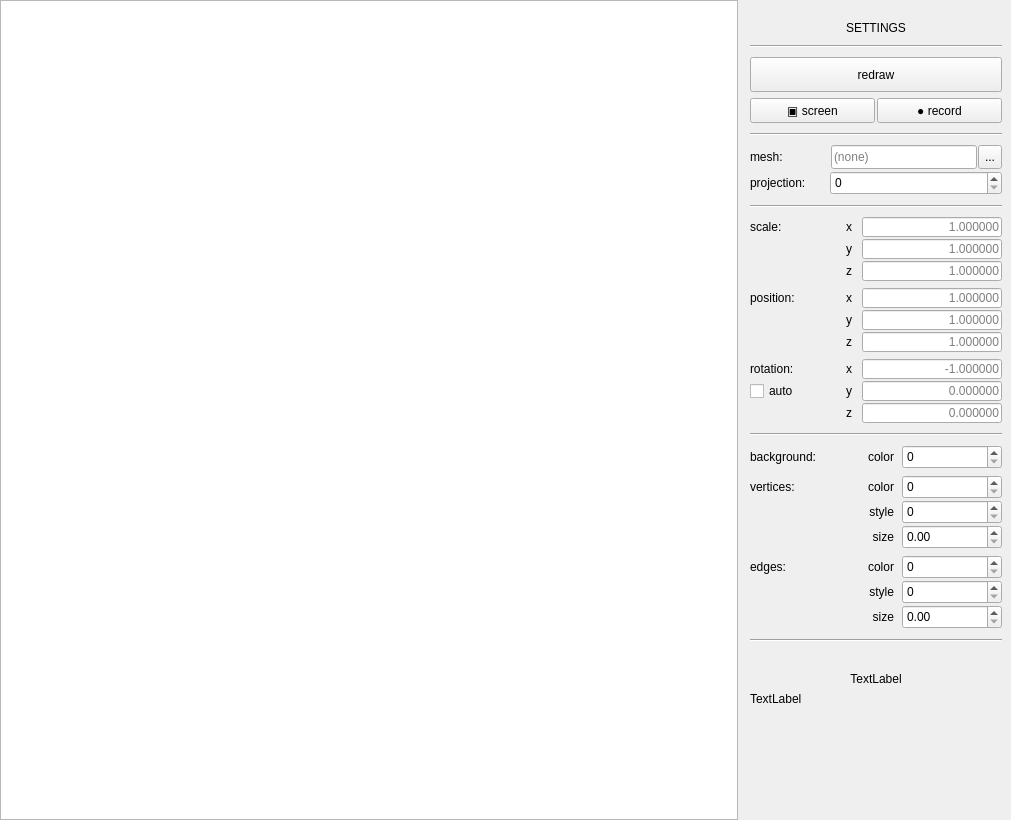
<?xml version="1.0" encoding="UTF-8"?>
<ui version="4.0">
 <class>MainWindow</class>
 <widget class="QMainWindow" name="MainWindow">
  <property name="geometry">
   <rect>
    <x>0</x>
    <y>0</y>
    <width>1011</width>
    <height>820</height>
   </rect>
  </property>
  <property name="windowTitle">
   <string>C_3DEngine</string>
  </property>
  <widget class="QWidget" name="centralwidget">
   <layout class="QHBoxLayout" name="horizontalLayout">
    <property name="leftMargin">
     <number>0</number>
    </property>
    <property name="topMargin">
     <number>0</number>
    </property>
    <property name="bottomMargin">
     <number>0</number>
    </property>
    <item>
     <layout class="QGridLayout" name="gridLayout_2"/>
    </item>
    <item>
     <widget class="QGraphicsView" name="camera">
      <property name="minimumSize">
       <size>
        <width>724</width>
        <height>0</height>
       </size>
      </property>
     </widget>
    </item>
    <item>
     <layout class="QVBoxLayout" name="verticalLayout">
      <property name="leftMargin">
       <number>6</number>
      </property>
      <item>
       <widget class="QLabel" name="settingsl">
        <property name="minimumSize">
         <size>
          <width>252</width>
          <height>35</height>
         </size>
        </property>
        <property name="maximumSize">
         <size>
          <width>250</width>
          <height>35</height>
         </size>
        </property>
        <property name="text">
         <string>SETTINGS</string>
        </property>
        <property name="alignment">
         <set>Qt::AlignBottom|Qt::AlignHCenter</set>
        </property>
       </widget>
      </item>
      <item>
       <widget class="Line" name="line">
        <property name="minimumSize">
         <size>
          <width>252</width>
          <height>10</height>
         </size>
        </property>
        <property name="maximumSize">
         <size>
          <width>252</width>
          <height>20</height>
         </size>
        </property>
        <property name="orientation">
         <enum>Qt::Horizontal</enum>
        </property>
       </widget>
      </item>
      <item>
       <widget class="QPushButton" name="redrawb">
        <property name="minimumSize">
         <size>
          <width>252</width>
          <height>35</height>
         </size>
        </property>
        <property name="maximumSize">
         <size>
          <width>252</width>
          <height>16777215</height>
         </size>
        </property>
        <property name="text">
         <string>redraw</string>
        </property>
       </widget>
      </item>
      <item>
       <layout class="QFormLayout" name="lay_buttons">
        <property name="horizontalSpacing">
         <number>2</number>
        </property>
        <item row="0" column="0">
         <widget class="QPushButton" name="screenb">
          <property name="minimumSize">
           <size>
            <width>125</width>
            <height>25</height>
           </size>
          </property>
          <property name="maximumSize">
           <size>
            <width>125</width>
            <height>25</height>
           </size>
          </property>
          <property name="text">
           <string>▣ screen</string>
          </property>
         </widget>
        </item>
        <item row="0" column="1">
         <widget class="QPushButton" name="gifb">
          <property name="minimumSize">
           <size>
            <width>125</width>
            <height>25</height>
           </size>
          </property>
          <property name="maximumSize">
           <size>
            <width>125</width>
            <height>25</height>
           </size>
          </property>
          <property name="text">
           <string>● record</string>
          </property>
          <property name="checkable">
           <bool>true</bool>
          </property>
          <property name="checked">
           <bool>false</bool>
          </property>
         </widget>
        </item>
       </layout>
      </item>
      <item>
       <widget class="Line" name="line_2">
        <property name="minimumSize">
         <size>
          <width>252</width>
          <height>10</height>
         </size>
        </property>
        <property name="maximumSize">
         <size>
          <width>252</width>
          <height>20</height>
         </size>
        </property>
        <property name="orientation">
         <enum>Qt::Horizontal</enum>
        </property>
       </widget>
      </item>
      <item>
       <layout class="QVBoxLayout" name="lay_settings">
        <property name="spacing">
         <number>2</number>
        </property>
        <item>
         <layout class="QGridLayout" name="lay_mesh">
          <property name="horizontalSpacing">
           <number>1</number>
          </property>
          <item row="0" column="0">
           <widget class="QLabel" name="meshl">
            <property name="minimumSize">
             <size>
              <width>80</width>
              <height>24</height>
             </size>
            </property>
            <property name="maximumSize">
             <size>
              <width>80</width>
              <height>24</height>
             </size>
            </property>
            <property name="text">
             <string>mesh:</string>
            </property>
           </widget>
          </item>
          <item row="0" column="2">
           <widget class="QToolButton" name="meshpathb">
            <property name="minimumSize">
             <size>
              <width>24</width>
              <height>24</height>
             </size>
            </property>
            <property name="maximumSize">
             <size>
              <width>24</width>
              <height>24</height>
             </size>
            </property>
            <property name="text">
             <string>...</string>
            </property>
           </widget>
          </item>
          <item row="0" column="1">
           <widget class="QLineEdit" name="meshpathedit">
            <property name="sizePolicy">
             <sizepolicy hsizetype="Fixed" vsizetype="Fixed">
              <horstretch>0</horstretch>
              <verstretch>0</verstretch>
             </sizepolicy>
            </property>
            <property name="minimumSize">
             <size>
              <width>146</width>
              <height>24</height>
             </size>
            </property>
            <property name="maximumSize">
             <size>
              <width>146</width>
              <height>24</height>
             </size>
            </property>
            <property name="placeholderText">
             <string>(none)</string>
            </property>
           </widget>
          </item>
         </layout>
        </item>
        <item>
         <layout class="QGridLayout" name="lay_proj">
          <property name="horizontalSpacing">
           <number>2</number>
          </property>
          <item row="0" column="1">
           <widget class="QSpinBox" name="projections">
            <property name="minimumSize">
             <size>
              <width>172</width>
              <height>24</height>
             </size>
            </property>
            <property name="maximumSize">
             <size>
              <width>172</width>
              <height>24</height>
             </size>
            </property>
           </widget>
          </item>
          <item row="0" column="0">
           <widget class="QLabel" name="projectionl">
            <property name="minimumSize">
             <size>
              <width>78</width>
              <height>24</height>
             </size>
            </property>
            <property name="maximumSize">
             <size>
              <width>78</width>
              <height>24</height>
             </size>
            </property>
            <property name="text">
             <string>projection:</string>
            </property>
           </widget>
          </item>
         </layout>
        </item>
       </layout>
      </item>
      <item>
       <widget class="Line" name="line_3">
        <property name="minimumSize">
         <size>
          <width>252</width>
          <height>10</height>
         </size>
        </property>
        <property name="maximumSize">
         <size>
          <width>252</width>
          <height>20</height>
         </size>
        </property>
        <property name="orientation">
         <enum>Qt::Horizontal</enum>
        </property>
       </widget>
      </item>
      <item>
       <layout class="QGridLayout" name="lay_scale">
        <property name="horizontalSpacing">
         <number>1</number>
        </property>
        <property name="verticalSpacing">
         <number>2</number>
        </property>
        <item row="2" column="1">
         <widget class="QLabel" name="szl">
          <property name="minimumSize">
           <size>
            <width>15</width>
            <height>20</height>
           </size>
          </property>
          <property name="maximumSize">
           <size>
            <width>15</width>
            <height>20</height>
           </size>
          </property>
          <property name="text">
           <string>z</string>
          </property>
         </widget>
        </item>
        <item row="2" column="2">
         <widget class="QLineEdit" name="szedit">
          <property name="minimumSize">
           <size>
            <width>140</width>
            <height>20</height>
           </size>
          </property>
          <property name="maximumSize">
           <size>
            <width>140</width>
            <height>20</height>
           </size>
          </property>
          <property name="alignment">
           <set>Qt::AlignRight|Qt::AlignTrailing|Qt::AlignVCenter</set>
          </property>
          <property name="placeholderText">
           <string>1.000000</string>
          </property>
         </widget>
        </item>
        <item row="0" column="1">
         <widget class="QLabel" name="sxl">
          <property name="minimumSize">
           <size>
            <width>15</width>
            <height>20</height>
           </size>
          </property>
          <property name="maximumSize">
           <size>
            <width>15</width>
            <height>20</height>
           </size>
          </property>
          <property name="text">
           <string>x</string>
          </property>
         </widget>
        </item>
        <item row="1" column="1">
         <widget class="QLabel" name="syl">
          <property name="minimumSize">
           <size>
            <width>15</width>
            <height>20</height>
           </size>
          </property>
          <property name="maximumSize">
           <size>
            <width>15</width>
            <height>20</height>
           </size>
          </property>
          <property name="text">
           <string>y</string>
          </property>
         </widget>
        </item>
        <item row="0" column="0">
         <widget class="QLabel" name="scalel">
          <property name="minimumSize">
           <size>
            <width>95</width>
            <height>20</height>
           </size>
          </property>
          <property name="maximumSize">
           <size>
            <width>95</width>
            <height>20</height>
           </size>
          </property>
          <property name="text">
           <string>scale: </string>
          </property>
         </widget>
        </item>
        <item row="1" column="2">
         <widget class="QLineEdit" name="syedit">
          <property name="minimumSize">
           <size>
            <width>140</width>
            <height>20</height>
           </size>
          </property>
          <property name="maximumSize">
           <size>
            <width>140</width>
            <height>20</height>
           </size>
          </property>
          <property name="alignment">
           <set>Qt::AlignRight|Qt::AlignTrailing|Qt::AlignVCenter</set>
          </property>
          <property name="placeholderText">
           <string>1.000000</string>
          </property>
         </widget>
        </item>
        <item row="0" column="2">
         <widget class="QLineEdit" name="sxedit">
          <property name="minimumSize">
           <size>
            <width>140</width>
            <height>20</height>
           </size>
          </property>
          <property name="maximumSize">
           <size>
            <width>140</width>
            <height>20</height>
           </size>
          </property>
          <property name="alignment">
           <set>Qt::AlignRight|Qt::AlignTrailing|Qt::AlignVCenter</set>
          </property>
          <property name="placeholderText">
           <string>1.000000</string>
          </property>
         </widget>
        </item>
       </layout>
      </item>
      <item>
       <spacer name="verticalSpacer_2">
        <property name="orientation">
         <enum>Qt::Vertical</enum>
        </property>
        <property name="sizeType">
         <enum>QSizePolicy::Fixed</enum>
        </property>
        <property name="sizeHint" stdset="0">
         <size>
          <width>20</width>
          <height>1</height>
         </size>
        </property>
       </spacer>
      </item>
      <item>
       <layout class="QGridLayout" name="lay_pos">
        <property name="horizontalSpacing">
         <number>1</number>
        </property>
        <property name="verticalSpacing">
         <number>2</number>
        </property>
        <item row="2" column="1">
         <widget class="QLabel" name="pzl">
          <property name="minimumSize">
           <size>
            <width>15</width>
            <height>20</height>
           </size>
          </property>
          <property name="maximumSize">
           <size>
            <width>15</width>
            <height>20</height>
           </size>
          </property>
          <property name="text">
           <string>z </string>
          </property>
         </widget>
        </item>
        <item row="1" column="1">
         <widget class="QLabel" name="pyl">
          <property name="minimumSize">
           <size>
            <width>15</width>
            <height>20</height>
           </size>
          </property>
          <property name="maximumSize">
           <size>
            <width>15</width>
            <height>20</height>
           </size>
          </property>
          <property name="text">
           <string>y </string>
          </property>
         </widget>
        </item>
        <item row="1" column="2">
         <widget class="QLineEdit" name="pyedit">
          <property name="minimumSize">
           <size>
            <width>140</width>
            <height>20</height>
           </size>
          </property>
          <property name="maximumSize">
           <size>
            <width>140</width>
            <height>20</height>
           </size>
          </property>
          <property name="alignment">
           <set>Qt::AlignRight|Qt::AlignTrailing|Qt::AlignVCenter</set>
          </property>
          <property name="placeholderText">
           <string>1.000000</string>
          </property>
         </widget>
        </item>
        <item row="0" column="2">
         <widget class="QLineEdit" name="pxedit">
          <property name="minimumSize">
           <size>
            <width>140</width>
            <height>20</height>
           </size>
          </property>
          <property name="maximumSize">
           <size>
            <width>140</width>
            <height>20</height>
           </size>
          </property>
          <property name="alignment">
           <set>Qt::AlignRight|Qt::AlignTrailing|Qt::AlignVCenter</set>
          </property>
          <property name="placeholderText">
           <string>1.000000</string>
          </property>
         </widget>
        </item>
        <item row="0" column="0">
         <widget class="QLabel" name="positionl">
          <property name="sizePolicy">
           <sizepolicy hsizetype="Preferred" vsizetype="Preferred">
            <horstretch>100</horstretch>
            <verstretch>20</verstretch>
           </sizepolicy>
          </property>
          <property name="minimumSize">
           <size>
            <width>95</width>
            <height>20</height>
           </size>
          </property>
          <property name="maximumSize">
           <size>
            <width>95</width>
            <height>20</height>
           </size>
          </property>
          <property name="text">
           <string>position: </string>
          </property>
         </widget>
        </item>
        <item row="2" column="2">
         <widget class="QLineEdit" name="pzedit">
          <property name="minimumSize">
           <size>
            <width>140</width>
            <height>20</height>
           </size>
          </property>
          <property name="maximumSize">
           <size>
            <width>140</width>
            <height>20</height>
           </size>
          </property>
          <property name="alignment">
           <set>Qt::AlignRight|Qt::AlignTrailing|Qt::AlignVCenter</set>
          </property>
          <property name="placeholderText">
           <string>1.000000</string>
          </property>
         </widget>
        </item>
        <item row="0" column="1">
         <widget class="QLabel" name="pxl">
          <property name="minimumSize">
           <size>
            <width>15</width>
            <height>20</height>
           </size>
          </property>
          <property name="maximumSize">
           <size>
            <width>15</width>
            <height>20</height>
           </size>
          </property>
          <property name="text">
           <string>x</string>
          </property>
         </widget>
        </item>
       </layout>
      </item>
      <item>
       <spacer name="verticalSpacer_3">
        <property name="orientation">
         <enum>Qt::Vertical</enum>
        </property>
        <property name="sizeType">
         <enum>QSizePolicy::Fixed</enum>
        </property>
        <property name="sizeHint" stdset="0">
         <size>
          <width>20</width>
          <height>1</height>
         </size>
        </property>
       </spacer>
      </item>
      <item>
       <layout class="QGridLayout" name="lay_rotate">
        <property name="horizontalSpacing">
         <number>1</number>
        </property>
        <property name="verticalSpacing">
         <number>2</number>
        </property>
        <item row="1" column="1">
         <widget class="QLabel" name="ryl">
          <property name="minimumSize">
           <size>
            <width>15</width>
            <height>20</height>
           </size>
          </property>
          <property name="maximumSize">
           <size>
            <width>15</width>
            <height>20</height>
           </size>
          </property>
          <property name="text">
           <string>y </string>
          </property>
         </widget>
        </item>
        <item row="0" column="0">
         <widget class="QLabel" name="rotationl">
          <property name="minimumSize">
           <size>
            <width>95</width>
            <height>20</height>
           </size>
          </property>
          <property name="maximumSize">
           <size>
            <width>95</width>
            <height>20</height>
           </size>
          </property>
          <property name="text">
           <string>rotation: </string>
          </property>
         </widget>
        </item>
        <item row="0" column="1">
         <widget class="QLabel" name="rxl">
          <property name="minimumSize">
           <size>
            <width>15</width>
            <height>20</height>
           </size>
          </property>
          <property name="maximumSize">
           <size>
            <width>15</width>
            <height>20</height>
           </size>
          </property>
          <property name="text">
           <string>x </string>
          </property>
         </widget>
        </item>
        <item row="0" column="2">
         <widget class="QLineEdit" name="rxedit">
          <property name="minimumSize">
           <size>
            <width>140</width>
            <height>20</height>
           </size>
          </property>
          <property name="maximumSize">
           <size>
            <width>140</width>
            <height>20</height>
           </size>
          </property>
          <property name="alignment">
           <set>Qt::AlignRight|Qt::AlignTrailing|Qt::AlignVCenter</set>
          </property>
          <property name="placeholderText">
           <string>-1.000000</string>
          </property>
         </widget>
        </item>
        <item row="1" column="2">
         <widget class="QLineEdit" name="ryedit">
          <property name="minimumSize">
           <size>
            <width>140</width>
            <height>20</height>
           </size>
          </property>
          <property name="maximumSize">
           <size>
            <width>140</width>
            <height>20</height>
           </size>
          </property>
          <property name="alignment">
           <set>Qt::AlignRight|Qt::AlignTrailing|Qt::AlignVCenter</set>
          </property>
          <property name="placeholderText">
           <string>0.000000</string>
          </property>
         </widget>
        </item>
        <item row="2" column="1">
         <widget class="QLabel" name="rzl">
          <property name="minimumSize">
           <size>
            <width>15</width>
            <height>20</height>
           </size>
          </property>
          <property name="maximumSize">
           <size>
            <width>15</width>
            <height>20</height>
           </size>
          </property>
          <property name="text">
           <string>z </string>
          </property>
         </widget>
        </item>
        <item row="2" column="2">
         <widget class="QLineEdit" name="rzedit">
          <property name="minimumSize">
           <size>
            <width>140</width>
            <height>20</height>
           </size>
          </property>
          <property name="maximumSize">
           <size>
            <width>140</width>
            <height>20</height>
           </size>
          </property>
          <property name="alignment">
           <set>Qt::AlignRight|Qt::AlignTrailing|Qt::AlignVCenter</set>
          </property>
          <property name="placeholderText">
           <string>0.000000</string>
          </property>
         </widget>
        </item>
        <item row="1" column="0">
         <widget class="QCheckBox" name="autorotationc">
          <property name="minimumSize">
           <size>
            <width>60</width>
            <height>20</height>
           </size>
          </property>
          <property name="maximumSize">
           <size>
            <width>60</width>
            <height>20</height>
           </size>
          </property>
          <property name="text">
           <string>auto</string>
          </property>
         </widget>
        </item>
       </layout>
      </item>
      <item>
       <widget class="Line" name="line_5">
        <property name="minimumSize">
         <size>
          <width>252</width>
          <height>10</height>
         </size>
        </property>
        <property name="maximumSize">
         <size>
          <width>252</width>
          <height>20</height>
         </size>
        </property>
        <property name="orientation">
         <enum>Qt::Horizontal</enum>
        </property>
       </widget>
      </item>
      <item>
       <layout class="QGridLayout" name="lay_bg">
        <property name="horizontalSpacing">
         <number>1</number>
        </property>
        <item row="0" column="1">
         <widget class="QLabel" name="bgcolorl">
          <property name="minimumSize">
           <size>
            <width>50</width>
            <height>20</height>
           </size>
          </property>
          <property name="maximumSize">
           <size>
            <width>50</width>
            <height>20</height>
           </size>
          </property>
          <property name="text">
           <string>color</string>
          </property>
          <property name="alignment">
           <set>Qt::AlignRight|Qt::AlignTrailing|Qt::AlignVCenter</set>
          </property>
          <property name="indent">
           <number>7</number>
          </property>
         </widget>
        </item>
        <item row="0" column="0">
         <widget class="QLabel" name="bgl">
          <property name="minimumSize">
           <size>
            <width>100</width>
            <height>20</height>
           </size>
          </property>
          <property name="maximumSize">
           <size>
            <width>100</width>
            <height>20</height>
           </size>
          </property>
          <property name="text">
           <string>background:</string>
          </property>
         </widget>
        </item>
        <item row="0" column="2">
         <widget class="QSpinBox" name="bgcolors">
          <property name="minimumSize">
           <size>
            <width>100</width>
            <height>24</height>
           </size>
          </property>
          <property name="maximumSize">
           <size>
            <width>100</width>
            <height>24</height>
           </size>
          </property>
         </widget>
        </item>
       </layout>
      </item>
      <item>
       <layout class="QGridLayout" name="lay_vert">
        <property name="spacing">
         <number>1</number>
        </property>
        <item row="2" column="1">
         <widget class="QLabel" name="vertstylel">
          <property name="minimumSize">
           <size>
            <width>50</width>
            <height>20</height>
           </size>
          </property>
          <property name="maximumSize">
           <size>
            <width>50</width>
            <height>20</height>
           </size>
          </property>
          <property name="text">
           <string>style</string>
          </property>
          <property name="alignment">
           <set>Qt::AlignRight|Qt::AlignTrailing|Qt::AlignVCenter</set>
          </property>
          <property name="indent">
           <number>7</number>
          </property>
         </widget>
        </item>
        <item row="0" column="1">
         <widget class="QLabel" name="vertcolorl">
          <property name="minimumSize">
           <size>
            <width>50</width>
            <height>20</height>
           </size>
          </property>
          <property name="maximumSize">
           <size>
            <width>50</width>
            <height>20</height>
           </size>
          </property>
          <property name="text">
           <string>color</string>
          </property>
          <property name="alignment">
           <set>Qt::AlignRight|Qt::AlignTrailing|Qt::AlignVCenter</set>
          </property>
          <property name="indent">
           <number>7</number>
          </property>
         </widget>
        </item>
        <item row="0" column="0">
         <widget class="QLabel" name="vertl">
          <property name="minimumSize">
           <size>
            <width>100</width>
            <height>20</height>
           </size>
          </property>
          <property name="maximumSize">
           <size>
            <width>100</width>
            <height>20</height>
           </size>
          </property>
          <property name="text">
           <string>vertices:</string>
          </property>
         </widget>
        </item>
        <item row="3" column="1">
         <widget class="QLabel" name="vertsizel">
          <property name="minimumSize">
           <size>
            <width>50</width>
            <height>20</height>
           </size>
          </property>
          <property name="maximumSize">
           <size>
            <width>50</width>
            <height>20</height>
           </size>
          </property>
          <property name="text">
           <string>size</string>
          </property>
          <property name="alignment">
           <set>Qt::AlignRight|Qt::AlignTrailing|Qt::AlignVCenter</set>
          </property>
          <property name="indent">
           <number>7</number>
          </property>
         </widget>
        </item>
        <item row="3" column="2">
         <widget class="QDoubleSpinBox" name="vertsizes">
          <property name="minimumSize">
           <size>
            <width>100</width>
            <height>24</height>
           </size>
          </property>
          <property name="maximumSize">
           <size>
            <width>100</width>
            <height>24</height>
           </size>
          </property>
          <property name="decimals">
           <number>2</number>
          </property>
          <property name="maximum">
           <double>10.000000000000000</double>
          </property>
          <property name="singleStep">
           <double>0.010000000000000</double>
          </property>
         </widget>
        </item>
        <item row="0" column="2">
         <widget class="QSpinBox" name="vertcolors">
          <property name="minimumSize">
           <size>
            <width>100</width>
            <height>24</height>
           </size>
          </property>
          <property name="maximumSize">
           <size>
            <width>100</width>
            <height>24</height>
           </size>
          </property>
         </widget>
        </item>
        <item row="2" column="2">
         <widget class="QSpinBox" name="vertstyles">
          <property name="minimumSize">
           <size>
            <width>100</width>
            <height>24</height>
           </size>
          </property>
          <property name="maximumSize">
           <size>
            <width>100</width>
            <height>24</height>
           </size>
          </property>
          <property name="maximum">
           <number>1</number>
          </property>
         </widget>
        </item>
       </layout>
      </item>
      <item>
       <layout class="QGridLayout" name="lay_edge">
        <property name="spacing">
         <number>1</number>
        </property>
        <item row="0" column="0">
         <widget class="QLabel" name="edgel">
          <property name="minimumSize">
           <size>
            <width>100</width>
            <height>20</height>
           </size>
          </property>
          <property name="maximumSize">
           <size>
            <width>100</width>
            <height>20</height>
           </size>
          </property>
          <property name="text">
           <string>edges:</string>
          </property>
         </widget>
        </item>
        <item row="0" column="1">
         <widget class="QLabel" name="edgecolorl">
          <property name="minimumSize">
           <size>
            <width>50</width>
            <height>20</height>
           </size>
          </property>
          <property name="maximumSize">
           <size>
            <width>50</width>
            <height>20</height>
           </size>
          </property>
          <property name="text">
           <string>color</string>
          </property>
          <property name="alignment">
           <set>Qt::AlignRight|Qt::AlignTrailing|Qt::AlignVCenter</set>
          </property>
          <property name="indent">
           <number>7</number>
          </property>
         </widget>
        </item>
        <item row="2" column="1">
         <widget class="QLabel" name="edgestylel">
          <property name="minimumSize">
           <size>
            <width>50</width>
            <height>20</height>
           </size>
          </property>
          <property name="maximumSize">
           <size>
            <width>50</width>
            <height>20</height>
           </size>
          </property>
          <property name="text">
           <string>style</string>
          </property>
          <property name="alignment">
           <set>Qt::AlignRight|Qt::AlignTrailing|Qt::AlignVCenter</set>
          </property>
          <property name="indent">
           <number>7</number>
          </property>
         </widget>
        </item>
        <item row="3" column="1">
         <widget class="QLabel" name="edgesizel">
          <property name="minimumSize">
           <size>
            <width>50</width>
            <height>20</height>
           </size>
          </property>
          <property name="maximumSize">
           <size>
            <width>50</width>
            <height>20</height>
           </size>
          </property>
          <property name="text">
           <string>size</string>
          </property>
          <property name="alignment">
           <set>Qt::AlignRight|Qt::AlignTrailing|Qt::AlignVCenter</set>
          </property>
          <property name="margin">
           <number>0</number>
          </property>
          <property name="indent">
           <number>7</number>
          </property>
         </widget>
        </item>
        <item row="3" column="2">
         <widget class="QDoubleSpinBox" name="edgesizes">
          <property name="minimumSize">
           <size>
            <width>100</width>
            <height>24</height>
           </size>
          </property>
          <property name="maximumSize">
           <size>
            <width>100</width>
            <height>24</height>
           </size>
          </property>
          <property name="decimals">
           <number>2</number>
          </property>
          <property name="maximum">
           <double>10.000000000000000</double>
          </property>
          <property name="singleStep">
           <double>0.010000000000000</double>
          </property>
         </widget>
        </item>
        <item row="0" column="2">
         <widget class="QSpinBox" name="edgecolors">
          <property name="minimumSize">
           <size>
            <width>100</width>
            <height>24</height>
           </size>
          </property>
          <property name="maximumSize">
           <size>
            <width>100</width>
            <height>24</height>
           </size>
          </property>
         </widget>
        </item>
        <item row="2" column="2">
         <widget class="QSpinBox" name="edgestyles">
          <property name="minimumSize">
           <size>
            <width>100</width>
            <height>24</height>
           </size>
          </property>
          <property name="maximumSize">
           <size>
            <width>100</width>
            <height>24</height>
           </size>
          </property>
          <property name="maximum">
           <number>2</number>
          </property>
         </widget>
        </item>
       </layout>
      </item>
      <item>
       <widget class="Line" name="line_4">
        <property name="minimumSize">
         <size>
          <width>252</width>
          <height>10</height>
         </size>
        </property>
        <property name="maximumSize">
         <size>
          <width>252</width>
          <height>20</height>
         </size>
        </property>
        <property name="orientation">
         <enum>Qt::Horizontal</enum>
        </property>
       </widget>
      </item>
      <item>
       <widget class="QLabel" name="resultl">
        <property name="minimumSize">
         <size>
          <width>252</width>
          <height>35</height>
         </size>
        </property>
        <property name="maximumSize">
         <size>
          <width>252</width>
          <height>35</height>
         </size>
        </property>
        <property name="text">
         <string>TextLabel</string>
        </property>
        <property name="alignment">
         <set>Qt::AlignBottom|Qt::AlignHCenter</set>
        </property>
       </widget>
      </item>
      <item>
       <widget class="QLabel" name="errl">
        <property name="minimumSize">
         <size>
          <width>252</width>
          <height>60</height>
         </size>
        </property>
        <property name="maximumSize">
         <size>
          <width>252</width>
          <height>100</height>
         </size>
        </property>
        <property name="text">
         <string>TextLabel</string>
        </property>
        <property name="alignment">
         <set>Qt::AlignLeading|Qt::AlignLeft|Qt::AlignTop</set>
        </property>
        <property name="wordWrap">
         <bool>true</bool>
        </property>
       </widget>
      </item>
      <item>
       <spacer name="verticalSpacer">
        <property name="orientation">
         <enum>Qt::Vertical</enum>
        </property>
        <property name="sizeHint" stdset="0">
         <size>
          <width>20</width>
          <height>40</height>
         </size>
        </property>
       </spacer>
      </item>
     </layout>
    </item>
   </layout>
  </widget>
 </widget>
 <tabstops>
  <tabstop>redrawb</tabstop>
  <tabstop>screenb</tabstop>
  <tabstop>gifb</tabstop>
  <tabstop>meshpathedit</tabstop>
  <tabstop>meshpathb</tabstop>
  <tabstop>projections</tabstop>
  <tabstop>sxedit</tabstop>
  <tabstop>syedit</tabstop>
  <tabstop>szedit</tabstop>
  <tabstop>pxedit</tabstop>
  <tabstop>pyedit</tabstop>
  <tabstop>pzedit</tabstop>
  <tabstop>rxedit</tabstop>
  <tabstop>ryedit</tabstop>
  <tabstop>rzedit</tabstop>
  <tabstop>autorotationc</tabstop>
  <tabstop>bgcolors</tabstop>
  <tabstop>vertcolors</tabstop>
  <tabstop>vertstyles</tabstop>
  <tabstop>vertsizes</tabstop>
  <tabstop>edgecolors</tabstop>
  <tabstop>edgestyles</tabstop>
  <tabstop>edgesizes</tabstop>
  <tabstop>camera</tabstop>
 </tabstops>
 <resources/>
 <connections/>
</ui>
